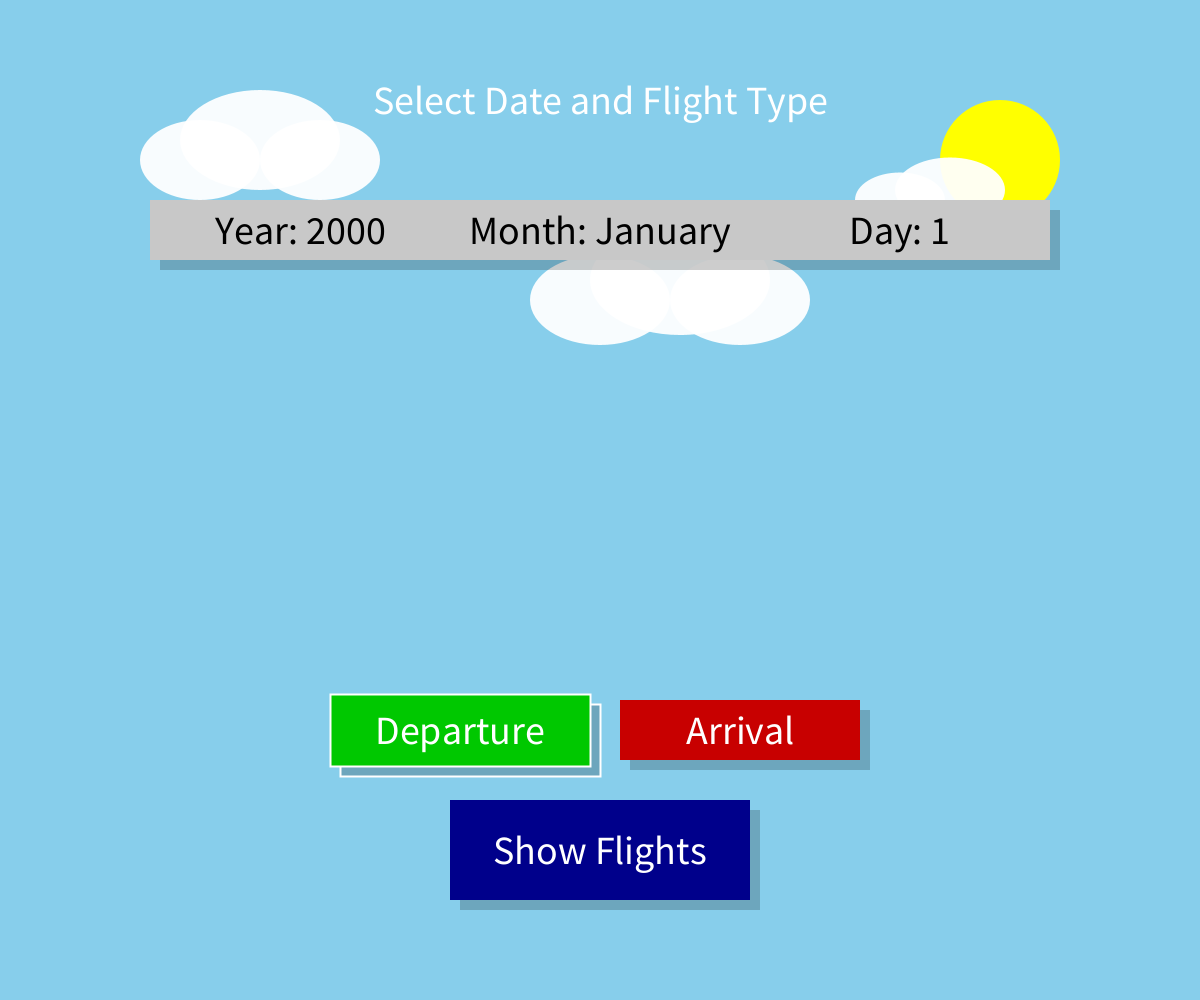
Frame 1 (no input)
Frame 60 (the mouse pressed at the canvas centre just before this capture): identical to frame 1, image omitted
Frame 120 (the mouse held since frame 60 and released just before this capture): identical to frame 1, image omitted

The Processing sketch that drew this single still picture (run headless with seeded random() and noise(); from frame 60 on, the mouse is pressed at the canvas centre):

// Processing sketch: FlightDatesSelectionUI
// ── FlightDatesSelectionUI.pde
// Variables for date selection
int selectedYear = 2000;
int selectedMonth = 1;
int selectedDay = 1;
boolean isDeparture = true; 


boolean yearDropdownOpen = false;
boolean monthDropdownOpen = false;
boolean dayDropdownOpen = false;

// Arrays for dropdown options
Integer[] years = new Integer[25];
String[] months = {"January", "February", "March", "April", "May", "June", 
                  "July", "August", "September", "October", "November", "December"};
Integer[] days = new Integer[31];

// Scroll positions for dropdowns
int yearScroll = 0;
int monthScroll = 0;
int dayScroll = 0;
final int VISIBLE_ITEMS = 8; // Number of visible items in dropdowns
final int ITEM_HEIGHT = 50;  // Height of each dropdown item


boolean showFlightsPressed = false;
float pressTimer = 0;

void setup() {
  size(1200, 1000); 
  textAlign(CENTER, CENTER); 
  
  
  for (int i = 0; i < years.length; i++) {
    years[i] = 2000 + i;
  }
  
  
  for (int i = 0; i < days.length; i++) {
    days[i] = i + 1;
  }
}

void draw() {
  background(135, 206, 235); 
  
  // Draw sun
  fill(255, 255, 0);
  noStroke();
  ellipse(1000, 160, 120, 120);
  
  // Draw static clouds
  fill(255, 240);
  noStroke();
  ellipse(200, 160, 120, 80);
  ellipse(260, 140, 160, 100);
  ellipse(320, 160, 120, 80);
  ellipse(600, 300, 140, 90);
  ellipse(680, 280, 180, 110);
  ellipse(740, 300, 140, 90);
  
  ellipse(900, 200, 90, 55);
  ellipse(950, 190, 110, 65);
  
  // Draw title
  fill(255);
  textSize(40);
  text("Select Date and Flight Type", width / 2, 100);
  
  // dropdown menus
  drawDropdown("Year: " + selectedYear, 150, 200, yearDropdownOpen, years, yearScroll);
  drawDropdown("Month: " + months[selectedMonth-1], 450, 200, monthDropdownOpen, months, monthScroll);
  drawDropdown("Day: " + selectedDay, 750, 200, dayDropdownOpen, days, dayScroll);
  
  // Draw Departure/Arrival buttons
  drawToggle("Departure", 340, 700, isDeparture);
  drawToggle("Arrival", 620, 700, !isDeparture);
  
  // show Flights button
  drawButton("Show Flights", 450, 800);
  
  
  if (showFlightsPressed && pressTimer > 0) {
    pressTimer -= 0.1;
    if (pressTimer <= 0) showFlightsPressed = false;
  }
}

// dropdown menu
void drawDropdown(String label, int x, int y, boolean isOpen, Object[] options, int scroll) {
  boolean isHovered = mouseX >= x && mouseX <= x + 300 && mouseY >= y && mouseY <= y + 60;
  float w = isHovered ? 320 : 300;
  float h = isHovered ? 72 : 60;
  float offsetX = isHovered ? -10 : 0;
  float offsetY = isHovered ? -6 : 0;
  
  // Draw shadow
  fill(0, 50);
  rect(x + offsetX + 10, y + offsetY + 10, w, h);
  
  // Highlight on hover
  if (isHovered) {
    stroke(255);
    strokeWeight(4);
  } else {
    noStroke();
  }
  
  
  fill(200);
  rect(x + offsetX, y + offsetY, w, h);
  
  fill(0);
  text(label, x + 150, y + 30);
  
  // Draw dropdown list if open
  if (isOpen) {
    fill(230);
    int dropdownHeight = VISIBLE_ITEMS * ITEM_HEIGHT + 20;
    rect(x, y + 60, 300, dropdownHeight);
    
    fill(0);
    textSize(32);
    int start = max(0, min(scroll, options.length - VISIBLE_ITEMS));
    int end = min(start + VISIBLE_ITEMS, options.length);
    
    for (int i = start; i < end; i++) {
      text(options[i].toString(), x + 150, y + 100 + (i - start) * ITEM_HEIGHT);
    }
    
    
    if (options.length > VISIBLE_ITEMS) {
      fill(150);
      triangle(x + 260, y + 70, x + 280, y + 70, x + 270, y + 60);
      triangle(x + 260, y + 60 + dropdownHeight - 10, 
               x + 280, y + 60 + dropdownHeight - 10, 
               x + 270, y + 60 + dropdownHeight);
    }
    
    textSize(40);
  }
  
  noStroke();
}


void drawToggle(String label, int x, int y, boolean active) {
  boolean isHovered = mouseX > x && mouseX < x + 240 && mouseY > y && mouseY < y + 60;
  float w = active ? 260 : 240;
  float h = active ? 72 : 60;
  float offsetX = active ? -10 : 0;
  float offsetY = active ? -6 : 0;
  
  if (isHovered) {
    w = 280;
    h = 84;
    offsetX = -20;
    offsetY = -12;
    stroke(255);
    strokeWeight(4);
  } else if (active) {
    stroke(255);
    strokeWeight(2);
  } else {
    noStroke();
  }
  
  // Draw shadow
  fill(0, 50);
  rect(x + offsetX + 10, y + offsetY + 10, w, h);
  
  // Green for active, red for inactive
  fill(active ? color(0, 200, 0) : color(200, 0, 0));
  rect(x + offsetX, y + offsetY, w, h);
  
  fill(255);
  text(label, x + 120, y + 30);
  
  noStroke();
}

// Draw Show Flights button
void drawButton(String label, int x, int y) {
  boolean isHovered = mouseX > x && mouseX < x + 300 && mouseY > y && mouseY < y + 100;
  float w = isHovered ? 320 : 300;
  float h = isHovered ? 120 : 100;
  float offsetX = isHovered ? -10 : 0;
  float offsetY = isHovered ? -10 : 0;
  
  if (isHovered) {
    stroke(255);
    strokeWeight(4);
  } else {
    noStroke();
  }
  
  // Draw shadow
  fill(0, 50);
  rect(x + offsetX + 10, y + offsetY + 10, w, h);
  
  // Flash blue when pressed
  if (showFlightsPressed && pressTimer > 0) {
    fill(0, 0, 200);
  } else {
    fill(0, 0, 139);
  }
  rect(x + offsetX, y + offsetY, w, h);
  
  fill(255);
  text(label, x + 150, y + 50);
  
  noStroke();
}

// Calculate valid days in a month
int daysInMonth(int month, int year) {
  if (month == 4 || month == 6 || month == 9 || month == 11) return 30;
  if (month == 2) return (year % 4 == 0 && year % 100 != 0) || (year % 400 == 0) ? 29 : 28;
  return 31;
}


void mousePressed() {
  boolean clickedOnDropdown = false;
  
  // Year dropdown
  if (mouseX > 150 && mouseX < 450) {
      if (mouseY > 200 && mouseY < 260) {
          yearDropdownOpen = !yearDropdownOpen;
          monthDropdownOpen = false;
          dayDropdownOpen = false;
          clickedOnDropdown = true;
      } 
      else if (yearDropdownOpen) {
          if (years.length > VISIBLE_ITEMS) {
              if (mouseX > 260 && mouseX < 280) {
                  if (mouseY > 260 && mouseY < 290) {
                      yearScroll = max(0, yearScroll - 1);
                      clickedOnDropdown = true;
                  } 
                  else if (mouseY > 260 + VISIBLE_ITEMS*ITEM_HEIGHT - 30 && mouseY < 260 + VISIBLE_ITEMS*ITEM_HEIGHT) {
                      yearScroll = min(years.length - VISIBLE_ITEMS, yearScroll + 1);
                      clickedOnDropdown = true;
                  }
              }
          }
          if (mouseY > 260 && mouseY < 260 + VISIBLE_ITEMS*ITEM_HEIGHT) {
              int selectedIndex = yearScroll + (mouseY - 260) / ITEM_HEIGHT;
              if (selectedIndex >= 0 && selectedIndex < years.length) {
                  selectedYear = years[selectedIndex];
                  yearDropdownOpen = false;
                  int maxDays = daysInMonth(selectedMonth, selectedYear);
                  if (selectedDay > maxDays) selectedDay = maxDays;
              }
              clickedOnDropdown = true;
          }
      }
  }
  
  // Month dropdown
  if (mouseX > 500 && mouseX < 800) {
    if (mouseY > 200 && mouseY < 260) {
      monthDropdownOpen = !monthDropdownOpen;
      yearDropdownOpen = false;
      dayDropdownOpen = false;
      clickedOnDropdown = true;
    } 
    else if (monthDropdownOpen && mouseY > 260 && mouseY < 260 + VISIBLE_ITEMS * ITEM_HEIGHT) {
      int selectedIndex = monthScroll + (mouseY - 260) / ITEM_HEIGHT;
      if (selectedIndex >= 0 && selectedIndex < months.length) {
        selectedMonth = selectedIndex + 1;
        monthDropdownOpen = false;
        int maxDays = daysInMonth(selectedMonth, selectedYear);
        if (selectedDay > maxDays) selectedDay = maxDays;
      }
      clickedOnDropdown = true;
    }
    else if (monthDropdownOpen && months.length > VISIBLE_ITEMS) {
      if (mouseX > 660 && mouseX < 680 && mouseY > 260 && mouseY < 290) {
        monthScroll = max(0, monthScroll - 1);
        clickedOnDropdown = true;
      } 
      else if (mouseX > 660 && mouseX < 680 && mouseY > 260 + VISIBLE_ITEMS * ITEM_HEIGHT - 30 && mouseY < 260 + VISIBLE_ITEMS * ITEM_HEIGHT) {
        monthScroll = min(months.length - VISIBLE_ITEMS, monthScroll + 1);
        clickedOnDropdown = true;
      }
    }
  }
  
  // Day dropdown
  if (mouseX > 700 && mouseX < 1000) {
    if (mouseY > 200 && mouseY < 260) {
      dayDropdownOpen = !dayDropdownOpen;
      yearDropdownOpen = false;
      monthDropdownOpen = false;
      clickedOnDropdown = true;
    } 
    else if (dayDropdownOpen && mouseY > 260 && mouseY < 260 + VISIBLE_ITEMS * ITEM_HEIGHT) {
      int selectedIndex = dayScroll + (mouseY - 260) / ITEM_HEIGHT;
      int maxDays = daysInMonth(selectedMonth, selectedYear);
      if (selectedIndex >= 0 && selectedIndex < min(days.length, maxDays)) {
        selectedDay = days[selectedIndex];
        dayDropdownOpen = false;
      }
      clickedOnDropdown = true;
    }
    else if (dayDropdownOpen && days.length > VISIBLE_ITEMS) {
      if (mouseX > 860 && mouseX < 880 && mouseY > 260 && mouseY < 290) {
        dayScroll = max(0, dayScroll - 1);
        clickedOnDropdown = true;
      } 
      else if (mouseX > 860 && mouseX < 880 && mouseY > 260 + VISIBLE_ITEMS * ITEM_HEIGHT - 30 && mouseY < 260 + VISIBLE_ITEMS * ITEM_HEIGHT) {
        dayScroll = min(days.length - VISIBLE_ITEMS, dayScroll + 1);
        clickedOnDropdown = true;
      }
    }
  }
  
  // Close dropdowns if clicked outside
  if (!clickedOnDropdown) {
    yearDropdownOpen = false;
    monthDropdownOpen = false;
    dayDropdownOpen = false;
  }
  
  // Departure/Arrival
  if (mouseY > 700 && mouseY < 760) {
    if (mouseX > 340 && mouseX < 580) {
      isDeparture = true;
    }
    else if (mouseX > 620 && mouseX < 860) {
      isDeparture = false;
    }
  }
  
  // Flights button action
  if (mouseX > 450 && mouseX < 750 && mouseY > 800 && mouseY < 900) {
    showFlightsPressed = true;
    pressTimer = 1.0;
    println("Selected: " + selectedYear + "-" + selectedMonth + "-" + selectedDay);
    println("Flight Type: " + (isDeparture ? "Departure" : "Arrival"));
    println("Transitioning to Flight Results Screen...");
  }
}

// mouse wheel scrolling
void mouseWheel(MouseEvent event) {
  float scrollAmount = event.getCount();
  
  if (yearDropdownOpen) {
    yearScroll = constrain(yearScroll + (int)scrollAmount, 0, max(0, years.length - VISIBLE_ITEMS));
  } 
  else if (monthDropdownOpen) {
    monthScroll = constrain(monthScroll + (int)scrollAmount, 0, max(0, months.length - VISIBLE_ITEMS));
  } 
  else if (dayDropdownOpen) {
    dayScroll = constrain(dayScroll + (int)scrollAmount, 0, max(0, days.length - VISIBLE_ITEMS));
  }
}

// all code written and collaborated on by Joseph Hegarty and Daniel Doolan written at 10am 27/03/2025
